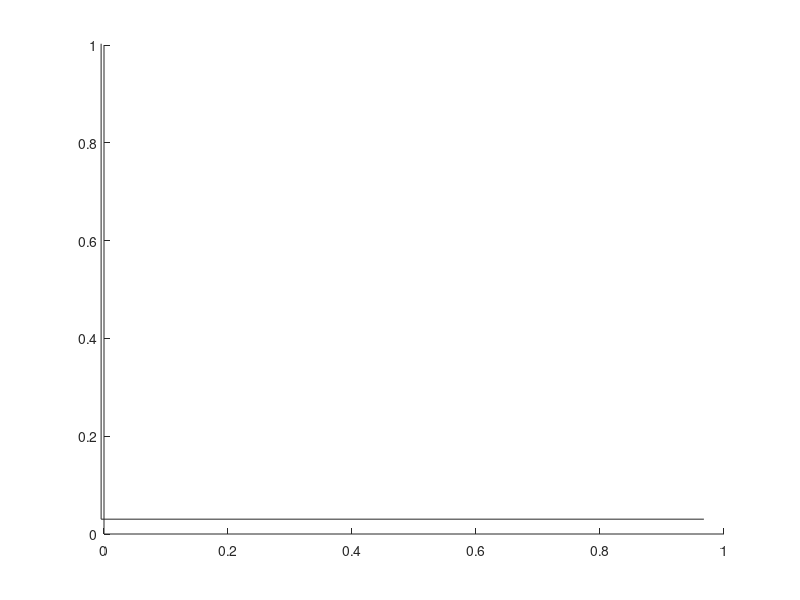

Write the MATLAB code that produced this figure.
function nax = BlankAxes ()
% Create a new set of blank axes at the same position as the
% existing ones

% $Id: BlankAxes.m 1.3 2006/01/27 Matlab-Plot-v1r3 $

nax = copyobj (gca, gcf);
delete (get (nax, 'Children'));

% No titles, labels or grid for the new axes
axes (nax);	% New axes on top
xlabel ('');
ylabel ('');
zlabel ('');
title ('');

% The new axes are on top, so we make the plot area transparent
% so the original plot shows through
% The new axes handle visibility is set to off so that gca finds
% the old axes
% N.B., The new axes must remain on top; issuing axes(gca)
%       brings the old axes to the top.
set (nax, 'Color', 'none');
set (nax, 'HandleVisibility', 'off');
set (nax, 'Visible', 'on');

set (nax, 'XTick', []);
set (nax, 'YTick', []);
set (nax, 'ZTick', []);

set (nax, 'XTickLabel', []);
set (nax, 'YTickLabel', []);
set (nax, 'ZTickLabel', []);

return
